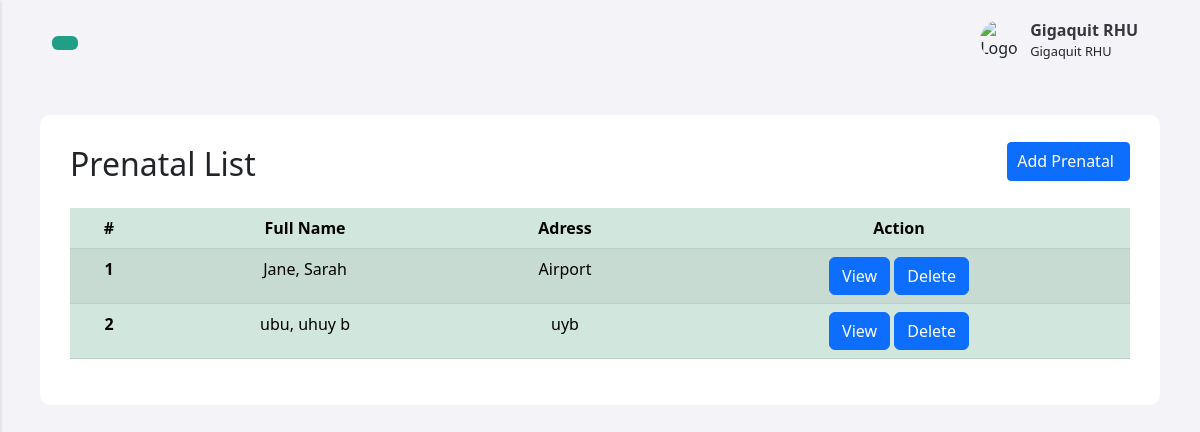
Screenshot of /System/prenatal.php (signed in) with the database file from the repository.
### tables this page shows
CREATE TABLE `patients` (
  `id` int(11) NOT NULL,
  `fname` varchar(255) NOT NULL,
  `mname` varchar(255) NOT NULL,
  `lname` varchar(255) NOT NULL,
  `contact` varchar(255) NOT NULL,
  `address` text NOT NULL,
  `fclt_id` int(11) NOT NULL
);

### System/includes/prenatal_functions.inc.php (called while the page is built, shortened)
<?php
include 'db_conn.php';
function getAllPatients() {
    global $conn, $fclt_id;
    $sql = "SELECT * FROM patients WHERE fclt_id = $fclt_id";
    $result = mysqli_query($conn, $sql);
    if ($result) {
        $patients = mysqli_fetch_all($result, MYSQLI_ASSOC);
        return $patients;
    } else {
        echo "Error executing query: " . mysqli_error($conn);
    }
    return array();
}

### System/prenatal.php (the view, shortened to what this page needs)
<?php
include_once 'header.php';
include_once 'includes/prenatal_functions.inc.php';
$patients = getAllPatients();
?>
<div class="feed">
<div class="head">
<h2 class="left-heading mb-4">Prenatal List</h2>
<button type="button" class="right-button btn btn-primary" data-bs-toggle="modal" data-bs-target="#staticBackdrop"><i class="fi fi-br-plus"></i> Add Prenatal</button>
</div>
  <table class="table table-success table-striped" id="table" style="text-align: center">
  <thead>
    <tr>
      <th scope="col">#</th>
      <th scope="col">Full Name</th>
      <th scope="col">Adress</th>
      <th scope="col">Action</th>
    </tr>
  </thead>
  <tbody>
        <?php
        foreach ($patients as $key => $patients) {
            $id = $patients['id'];
            $fname = $patients['fname'];
            $mname = $patients['mname'];
            $lname = $patients['lname'];
            $address = $patients['address'];
            echo "<tr>";
            echo "<th scope='row'>" . ($key + 1) . "</th>";
            echo "<td>$lname, $fname $mname</td>";
            echo "<td>$address</td>";
            echo '<td>
            <a class="btn btn-primary" href="add_prenatal.php?id='.$id.'" role="button">View</a>
            <button type="button" class="btn btn-primary" value="'.$id.'" id= "deletePatient">Delete</button>
            </td>';
            echo "</tr>";
        }
        ?>
            </tbody>
</table>
      </div>
    <?php
include_once 'footer.php'
?>

### System/css/style.css (style rules this page uses)
body { font-family: 'Plus Jakarta Sans', sans-serif; margin: 0; font-size: 1rem; font-weight: 400; line-height: 1.5; color: #212529; text-align: left; background-color: #fff; }
.head { display: flex; justify-content: space-between; align-items: center; }
.feed { margin-top: 30px; background-color: #ffffff; padding: 30px; border-radius: 10px; }
a.btn.btn-primary { text-decoration: none; }
.head .btn { font-size: 16px; font-weight: 500; padding: 6px 15px; border-radius: 4px; margin-top: -30px; }

### rows the page displays
patients: lname "Jane", fname "Sarah", address "Airport", $id 30 (drawn)
patients: lname "ubu", fname "uhuy", mname "b", address "uyb", $id 35 (drawn)

### other values shown
$_SESSION["usersname"] "Gigaquit RHU"
$_SESSION["usersrole"] "Gigaquit RHU"
